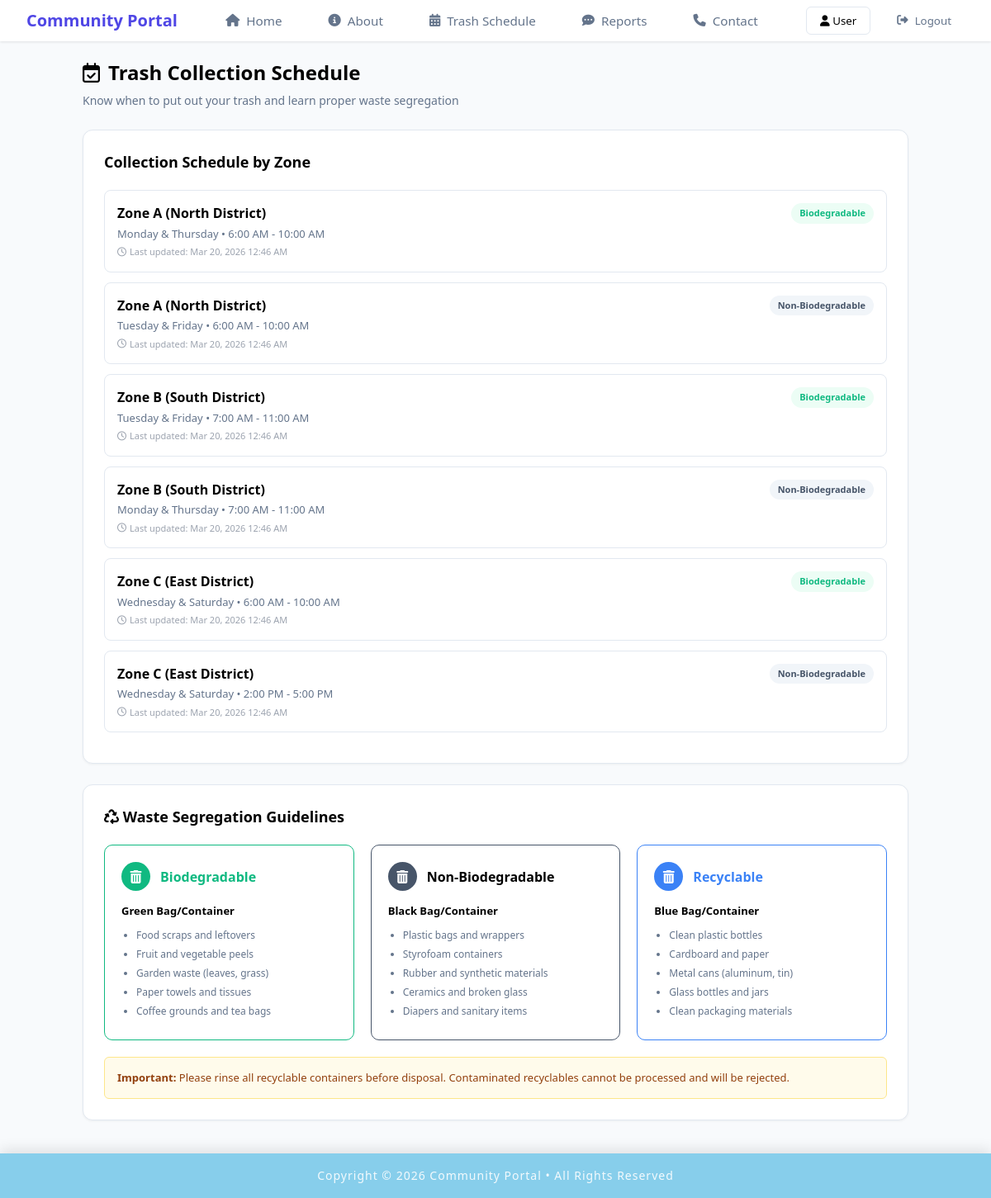
/member/member_trashschedule.php, run on an earlier commit of the app's database.
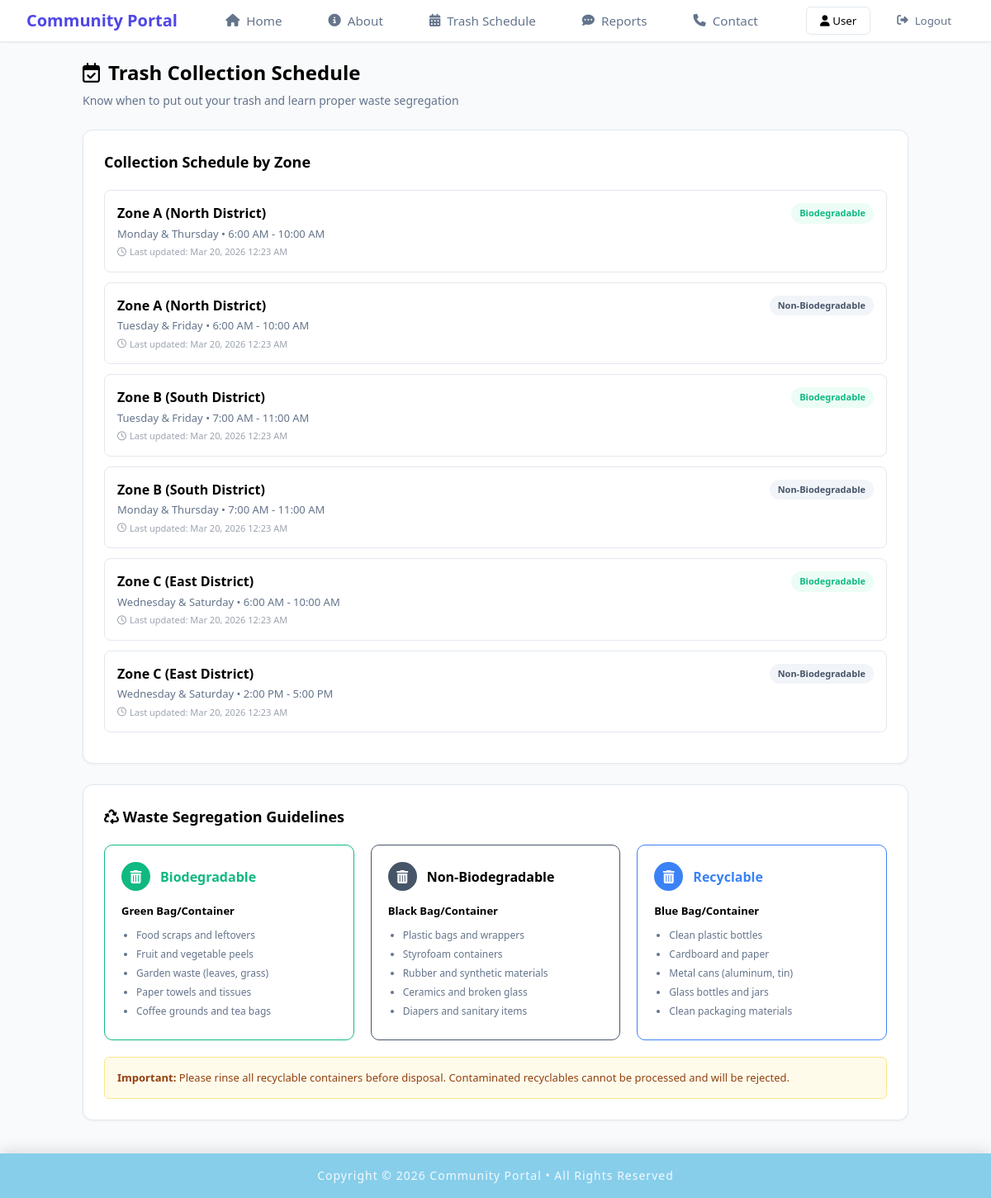
And on a later commit of the database.
### tables this page shows
CREATE TABLE `trash_schedule` (
  `id` int NOT NULL,
  `zone` varchar(100) NOT NULL,
  `days` varchar(100) NOT NULL,
  `time` varchar(100) NOT NULL,
  `waste_type` varchar(50) NOT NULL,
  `last_updated` timestamp NOT NULL DEFAULT CURRENT_TIMESTAMP ON UPDATE CURRENT_TIMESTAMP,
  `admin_id` int DEFAULT NULL
);

### member/member_trashschedule.php (the view, shortened to what this page needs)
<?php
include "../includes/member_header.php";
include "../includes/db_conn.php";
$stmt = $pdo->query("SELECT * FROM trash_schedule ORDER BY zone, waste_type");
$schedules = $stmt->fetchAll();
$guidelines = [
    [
        'title' => 'Biodegradable',
        'color' => 'green',
        'bag'   => 'Green Bag/Container',
        'items' => ['Food scraps and leftovers','Fruit and vegetable peels','Garden waste (leaves, grass)','Paper towels and tissues','Coffee grounds and tea bags']
    ],
    [
        'title' => 'Non-Biodegradable',
        'color' => 'black',
        'bag'   => 'Black Bag/Container',
        'items' => ['Plastic bags and wrappers','Styrofoam containers','Rubber and synthetic materials','Ceramics and broken glass','Diapers and sanitary items']
    ],
    [
        'title' => 'Recyclable',
        'color' => 'blue',
        'bag'   => 'Blue Bag/Container',
        'items' => ['Clean plastic bottles','Cardboard and paper','Metal cans (aluminum, tin)','Glass bottles and jars','Clean packaging materials']
    ]
];
?>
<!DOCTYPE html>
<html lang="en">
<head>
    <link rel="stylesheet" href="https://cdnjs.cloudflare.com/ajax/libs/font-awesome/6.5.0/css/all.min.css">
    <link rel="stylesheet" href="../css/member_trashschedule.css">
</head>
<body>
<div class="container">
    <header>
        <h1><i class="fa-regular fa-calendar-check"></i> Trash Collection Schedule</h1>
        <p>Know when to put out your trash and learn proper waste segregation</p>
    </header>
    <section class="card-section">
        <h2>Collection Schedule by Zone</h2>
        <?php if (count($schedules) === 0): ?>
        <div class="empty-hint">
            <p>No schedules available yet. Please check back later.</p>
        </div>
        <?php else: ?>
        <div class="schedule-grid">
            <?php foreach ($schedules as $row): ?>
            <div class="schedule-item">
                <div class="schedule-header">
                    <div class="sched-left">
                        <strong><?= htmlspecialchars($row['zone']) ?></strong>
                        <span class="badge <?= $row['waste_type'] === 'Biodegradable' ? 'bio' : 'non-bio' ?>">
                            <?= htmlspecialchars($row['waste_type']) ?>
                        </span>
                    </div>
                </div>
                <div class="schedule-details">
                    <?= htmlspecialchars($row['days']) ?> • <?= htmlspecialchars($row['time']) ?>
                </div>
                <div class="last-updated">
                    <i class="fa-regular fa-clock"></i>
                    Last updated: <?= date("M j, Y g:i A", strtotime($row['last_updated'])) ?>
                </div>
            </div>
            <?php endforeach; ?>
        </div>
        <?php endif; ?>
    </section>
    <section class="card-section">
        <h2><i class="fa-solid fa-recycle"></i> Waste Segregation Guidelines</h2>
        <div class="guidelines-grid">
            <?php foreach ($guidelines as $guide): ?>
            <div class="guide-card <?= $guide['color'] ?>">
                <div class="guide-header">
                    <div class="icon-circle">
                        <i class="fa-solid fa-trash-can"></i>
                    </div>
                    <h3><?= $guide['title'] ?></h3>
                </div>
                <div class="guide-content">
                    <p class="bag-type"><strong><?= $guide['bag'] ?></strong></p>
                    <ul>
                        <?php foreach ($guide['items'] as $li): ?>
                        <li><?= $li ?></li>
                        <?php endforeach; ?>
                    </ul>
                </div>
            </div>
            <?php endforeach; ?>
        </div>
        <div class="important-note">
            <strong>Important:</strong> Please rinse all recyclable containers before disposal.
            Contaminated recyclables cannot be processed and will be rejected.
        </div>
    </section>
</div>
<?php include "../includes/footer.php"; ?>
</body>
</html>

What changed in the data, as far as the page shows it:
changed trash_schedule (number 1 of 6 on the later page): last_updated "Mar 20, 2026 12:46 AM" → "Mar 20, 2026 12:23 AM"
changed trash_schedule (number 2 of 6 on the later page): last_updated "Mar 20, 2026 12:46 AM" → "Mar 20, 2026 12:23 AM"
changed trash_schedule (number 3 of 6 on the later page): last_updated "Mar 20, 2026 12:46 AM" → "Mar 20, 2026 12:23 AM"
changed trash_schedule (number 4 of 6 on the later page): last_updated "Mar 20, 2026 12:46 AM" → "Mar 20, 2026 12:23 AM"
changed trash_schedule (number 5 of 6 on the later page): last_updated "Mar 20, 2026 12:46 AM" → "Mar 20, 2026 12:23 AM"
changed trash_schedule "2:00 PM - 5:00 PM": last_updated "Mar 20, 2026 12:46 AM" → "Mar 20, 2026 12:23 AM"
